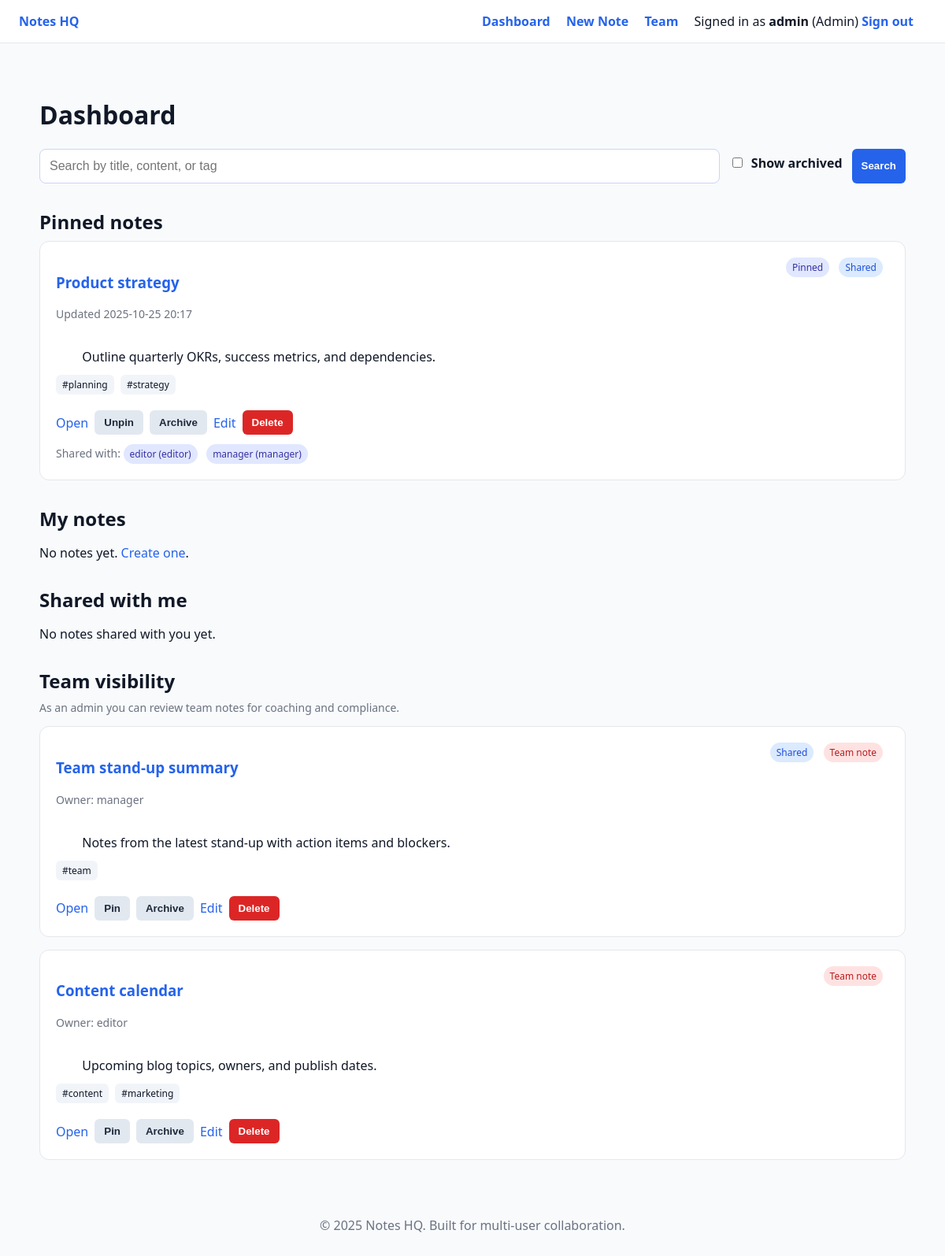
/index.php (signed in), run on the app's committed database.
### tables this page shows
CREATE TABLE IF NOT EXISTS users (
    id INT AUTO_INCREMENT PRIMARY KEY,
    username VARCHAR(50) NOT NULL UNIQUE,
    email VARCHAR(120) NOT NULL UNIQUE,
    password_hash VARCHAR(255) NOT NULL,
    role ENUM('admin', 'manager', 'editor', 'viewer') NOT NULL DEFAULT 'viewer',
    created_at TIMESTAMP DEFAULT CURRENT_TIMESTAMP
);

CREATE TABLE IF NOT EXISTS notes (
    id INT AUTO_INCREMENT PRIMARY KEY,
    owner_id INT NOT NULL,
    title VARCHAR(255) NOT NULL,
    body MEDIUMTEXT NOT NULL,
    is_pinned TINYINT(1) DEFAULT 0,
    is_archived TINYINT(1) DEFAULT 0,
    created_at TIMESTAMP DEFAULT CURRENT_TIMESTAMP,
    updated_at TIMESTAMP DEFAULT CURRENT_TIMESTAMP ON UPDATE CURRENT_TIMESTAMP,
    CONSTRAINT fk_notes_owner FOREIGN KEY (owner_id) REFERENCES users(id) ON DELETE CASCADE
);

CREATE TABLE IF NOT EXISTS note_shares (
    id INT AUTO_INCREMENT PRIMARY KEY,
    note_id INT NOT NULL,
    shared_with_user_id INT NOT NULL,
    shared_at TIMESTAMP DEFAULT CURRENT_TIMESTAMP,
    CONSTRAINT fk_shares_note FOREIGN KEY (note_id) REFERENCES notes(id) ON DELETE CASCADE,
    CONSTRAINT fk_shares_user FOREIGN KEY (shared_with_user_id) REFERENCES users(id) ON DELETE CASCADE,
    UNIQUE KEY uk_note_user (note_id, shared_with_user_id)
);

### includes/users.php (called while the page is built, shortened)
<?php
function find_user_by_id(PDO $pdo, int $id): ?array
{
    $stmt = $pdo->prepare('SELECT * FROM users WHERE id = :id LIMIT 1');
    $stmt->execute(['id' => $id]);
    $user = $stmt->fetch();
    return $user ?: null;
}
function user_has_role(array $user, $roles): bool
{
    $roles = is_array($roles) ? $roles : [$roles];
    return in_array($user['role'], $roles, true);
}

### includes/auth.php (called while the page is built, shortened)
<?php
require_once __DIR__ . '/users.php';
function require_login(PDO $pdo): array
{
    $user = find_user_by_id($pdo, (int) $_SESSION['user_id']);
    return $user;
}

### includes/helpers.php (called while the page is built, shortened)
<?php
function h(?string $value): string
{
    return htmlspecialchars((string) $value, ENT_QUOTES | ENT_SUBSTITUTE, 'UTF-8');
}
function format_datetime(string $datetime): string
{
    $dt = new DateTimeImmutable($datetime);
    return $dt->format('Y-m-d H:i');
}

### includes/notes.php (called while the page is built, shortened)
<?php
function fetch_notes_for_owner(PDO $pdo, int $ownerId, string $search = ''): array
{
    $sql = <<<SQL
        SELECT n.*, COUNT(DISTINCT ns.shared_with_user_id) AS shared_count
        FROM notes n
        LEFT JOIN note_shares ns ON ns.note_id = n.id
        LEFT JOIN note_tags nt ON nt.note_id = n.id
        WHERE n.owner_id = :owner_id
          AND (:search = '' OR n.title LIKE :like OR n.body LIKE :like OR nt.tag LIKE :like)
        GROUP BY n.id
        ORDER BY n.is_pinned DESC, n.updated_at DESC
    SQL;
    $stmt = $pdo->prepare($sql);
    $stmt->execute([
        'owner_id' => $ownerId,
        'search' => $search,
        'like' => '%' . $search . '%',
    ]);
    return $stmt->fetchAll();
}
function fetch_shared_notes(PDO $pdo, int $userId, string $search = ''): array
{
    $sql = <<<SQL
        SELECT n.*, ns.shared_at, u.username AS owner_username
        FROM note_shares ns
        JOIN notes n ON n.id = ns.note_id
        JOIN users u ON u.id = n.owner_id
        LEFT JOIN note_tags nt ON nt.note_id = n.id
        WHERE ns.shared_with_user_id = :user_id
          AND n.is_archived = 0
          AND (:search = '' OR n.title LIKE :like OR n.body LIKE :like OR nt.tag LIKE :like)
        GROUP BY n.id
        ORDER BY n.updated_at DESC
    SQL;
    $stmt = $pdo->prepare($sql);
    $stmt->execute([
        'user_id' => $userId,
        'search' => $search,
        'like' => '%' . $search . '%',
    ]);
    return $stmt->fetchAll();
}
function fetch_team_notes(PDO $pdo, int $excludeUserId, string $search = ''): array
{
    $sql = <<<SQL
        SELECT n.*, u.username AS owner_username, COUNT(DISTINCT ns.shared_with_user_id) AS shared_count
        FROM notes n
        JOIN users u ON u.id = n.owner_id
        LEFT JOIN note_shares ns ON ns.note_id = n.id
        LEFT JOIN note_tags nt ON nt.note_id = n.id
        WHERE n.owner_id != :exclude_user
          AND (:search = '' OR n.title LIKE :like OR n.body LIKE :like OR nt.tag LIKE :like)
        GROUP BY n.id
        ORDER BY n.updated_at DESC
    SQL;
    $stmt = $pdo->prepare($sql);
    $stmt->execute([
        'exclude_user' => $excludeUserId,
        'search' => $search,
        'like' => '%' . $search . '%',
    ]);
    return $stmt->fetchAll();
}
function get_note_tags(PDO $pdo, int $noteId): array
{
    $stmt = $pdo->prepare('SELECT tag FROM note_tags WHERE note_id = :id ORDER BY tag');
    $stmt->execute(['id' => $noteId]);
    return array_column($stmt->fetchAll(), 'tag');
}
function get_note_share_recipients(PDO $pdo, int $noteId): array
{
    $stmt = $pdo->prepare('SELECT u.id, u.username, u.role, ns.shared_at FROM note_shares ns JOIN users u ON u.id = ns.shared_with_user_id WHERE ns.note_id = :note_id ORDER BY u.username');
    $stmt->execute(['note_id' => $noteId]);
    return $stmt->fetchAll();
}

### partials/note_card.php (the view, shortened to what this page needs)
<?php
$isOwner = $note['owner_id'] === $currentUser['id'];
$isSharedWithMe = $isSharedWithMe ?? false;
$isTeamNote = $isTeamNote ?? false;
$tags = get_note_tags($pdo, (int) $note['id']);
$sharedRecipients = get_note_share_recipients($pdo, (int) $note['id']);
$isShared = !empty($sharedRecipients) || $isSharedWithMe;
$isArchived = (bool) $note['is_archived'];
$isPinned = (bool) $note['is_pinned'];
$canManage = $isOwner || user_has_role($currentUser, ['admin']);
?>
<div class="card">
    <div class="card-header">
        <div>
            <h3><a href="note.php?id=<?= (int) $note['id'] ?>"><?= h($note['title']) ?></a></h3>
            <div class="card-meta">
                <?php if (!$isOwner && isset($note['owner_username'])): ?>
                    Owner: <?= h($note['owner_username']) ?>
                <?php else: ?>
                    Updated <?= h(format_datetime($note['updated_at'])) ?>
                <?php endif; ?>
            </div>
        </div>
        <div>
            <?php if ($isPinned): ?>
                <span class="badge">Pinned</span>
            <?php endif; ?>
            <?php if ($isShared): ?>
                <span class="badge shared">Shared</span>
            <?php endif; ?>
            <?php if ($isTeamNote && isset($note['owner_username'])): ?>
                <span class="badge role">Team note</span>
            <?php endif; ?>
        </div>
    </div>
    <div class="note-content">
        <?= nl2br(h(mb_strimwidth($note['body'], 0, 400, strlen($note['body']) > 400 ? '…' : ''))) ?>
    </div>
    <?php if ($tags): ?>
        <div class="tags">
            <?php foreach ($tags as $tag): ?>
                <span class="tag">#<?= h($tag) ?></span>
            <?php endforeach; ?>
        </div>
    <?php endif; ?>
    <div class="actions">
        <a class="secondary" href="note.php?id=<?= (int) $note['id'] ?>">Open</a>
        <?php if ($canManage): ?>
            <form method="post" action="actions/note_action.php" style="margin:0;">
                <input type="submit" class="secondary" value="<?= $isPinned ? 'Unpin' : 'Pin' ?>">
            </form>
            <form method="post" action="actions/note_action.php" style="margin:0;">
                <input type="submit" class="secondary" value="<?= $isArchived ? 'Restore' : 'Archive' ?>">
            </form>
            <a class="secondary" href="note_form.php?id=<?= (int) $note['id'] ?>">Edit</a>
            <form method="post" action="actions/note_action.php" onsubmit="return confirm('Delete this note?');" style="margin:0;">
                <input type="submit" class="danger" value="Delete">
            </form>
        <?php elseif ($isSharedWithMe && isset($note['shared_at'])): ?>
            <span class="card-meta">Shared by <?= h($note['owner_username']) ?> on <?= h(format_datetime($note['shared_at'])) ?></span>
        <?php endif; ?>
    </div>
    <?php if (!empty($sharedRecipients) && $isOwner): ?>
        <div class="card-meta" style="margin-top:0.75rem;">
            Shared with:
            <?php foreach ($sharedRecipients as $recipient): ?>
                <span class="badge"><?= h($recipient['username']) ?> (<?= h($recipient['role']) ?>)</span>
            <?php endforeach; ?>
        </div>
    <?php endif; ?>
</div>

### partials/header.php (shortened to what this page needs)
<!DOCTYPE html>
<html lang="en">
<head>
    <link rel="stylesheet" href="assets/styles.css">
</head>
<body>
<header>
    <nav class="navbar">
        <div class="brand">
            <a href="index.php"><strong>Notes HQ</strong></a>
        </div>
        <div class="links">
            <a href="index.php">Dashboard</a>
            <a href="note_form.php">New Note</a>
            <?php if (user_has_role($currentUser, ['admin'])): ?>
                <a href="user_admin.php">Team</a>
            <?php endif; ?>
            <span>Signed in as <strong><?= h($currentUser['username']) ?></strong> (<?= h(ucfirst($currentUser['role'])) ?>)</span>
            <a href="logout.php">Sign out</a>
        </div>
    </nav>
</header>
<div class="container">

### index.php (shortened to what this page needs)
<?php
require_once __DIR__ . '/bootstrap.php';
$currentUser = require_login($pdo);
$search = trim($_GET['q'] ?? '');
$includeArchived = isset($_GET['show_archived']);
$ownNotes = fetch_notes_for_owner($pdo, (int) $currentUser['id'], $search);
$sharedNotes = fetch_shared_notes($pdo, (int) $currentUser['id'], $search);
$teamNotes = [];
if (user_has_role($currentUser, ['admin', 'manager'])) {
    $teamNotes = fetch_team_notes($pdo, (int) $currentUser['id'], $search);
}
$pinned = array_filter($ownNotes, fn ($note) => !$note['is_archived'] && $note['is_pinned']);
$activeNotes = array_filter($ownNotes, fn ($note) => !$note['is_archived'] && !$note['is_pinned']);
include __DIR__ . '/partials/header.php';
?>
<h1>Dashboard</h1>
<form method="get" action="index.php" class="search-bar">
    <input type="text" name="q" placeholder="Search by title, content, or tag" value="<?= h($search) ?>">
    <label class="checkbox-group">
        <input type="checkbox" name="show_archived" value="1" <?= $includeArchived ? 'checked' : '' ?>>
        Show archived
    </label>
    <button type="submit">Search</button>
</form>
<?php if ($pinned): ?>
    <h2 class="section-title">Pinned notes</h2>
    <?php foreach ($pinned as $note): ?>
        <?php include __DIR__ . '/partials/note_card.php'; ?>
    <?php endforeach; ?>
<?php endif; ?>
<h2 class="section-title">My notes</h2>
<?php if ($activeNotes): ?>
    <?php foreach ($activeNotes as $note): ?>
        <?php include __DIR__ . '/partials/note_card.php'; ?>
    <?php endforeach; ?>
<?php else: ?>
    <p>No notes yet. <a href="note_form.php">Create one</a>.</p>
<?php endif; ?>
<h2 class="section-title">Shared with me</h2>
<?php if ($sharedNotes): ?>
    <?php foreach ($sharedNotes as $note): ?>
        <?php $isSharedWithMe = true; ?>
        <?php include __DIR__ . '/partials/note_card.php'; ?>
        <?php $isSharedWithMe = false; ?>
    <?php endforeach; ?>
<?php else: ?>
    <p>No notes shared with you yet.</p>
<?php endif; ?>
<?php if ($teamNotes): ?>
    <h2 class="section-title">Team visibility</h2>
    <p class="card-meta">As an <?= h($currentUser['role']) ?> you can review team notes for coaching and compliance.</p>
    <?php foreach ($teamNotes as $note): ?>
        <?php $isTeamNote = true; ?>
        <?php include __DIR__ . '/partials/note_card.php'; ?>
    <?php endforeach; ?>
<?php endif; ?>
<?php include __DIR__ . '/partials/footer.php';

### partials/footer.php
</div>
<footer style="text-align:center;padding:2rem 0;color:#6b7280;">
    &copy; <?= date('Y') ?> Notes HQ. Built for multi-user collaboration.
</footer>
</body>
</html>

### assets/styles.css (style rules this page uses)
:root { --primary: #2563eb; --accent: #16a34a; --danger: #dc2626; --background: #f8fafc; --surface: #ffffff; --muted: #6b7280; }
body { margin: 0; font-family: 'Segoe UI', Tahoma, sans-serif; background: var(--background); color: #111827; }
a { color: var(--primary); text-decoration: none; }
.container { max-width: 1100px; margin: 0 auto; padding: 1.5rem; }
header { background: var(--surface); border-bottom: 1px solid #e5e7eb; margin-bottom: 1.5rem; }
.navbar { display: flex; justify-content: space-between; align-items: center; padding: 1rem 1.5rem; }
.navbar .links a { margin-right: 1rem; font-weight: 600; }
.card { background: var(--surface); border-radius: 0.75rem; border: 1px solid #e5e7eb; padding: 1.25rem; margin-bottom: 1rem; }
.card-header { display: flex; justify-content: space-between; align-items: flex-start; gap: 0.75rem; }
.card-meta { font-size: 0.875rem; color: var(--muted); margin-top: 0.25rem; }
.badge { display: inline-block; font-size: 0.75rem; padding: 0.25rem 0.5rem; border-radius: 999px; background: #e0e7ff; color: #3730a3; margin-right: 0.5rem; }
.badge.shared { background: #dbeafe; color: #1d4ed8; }
.badge.role { background: #fee2e2; color: #b91c1c; }
.tags { margin-top: 0.75rem; }
.tag { display: inline-block; background: #f1f5f9; color: #0f172a; padding: 0.25rem 0.5rem; border-radius: 6px; font-size: 0.75rem; margin: 0 0.25rem 0.25rem 0; }
.actions { display: flex; flex-wrap: wrap; gap: 0.5rem; margin-top: 1rem; }
.actions form, .actions a { display: inline-flex; align-items: center; }
button, input[type="submit"] { background: var(--primary); color: #fff; border: none; border-radius: 6px; padding: 0.5rem 0.75rem; cursor: pointer; font-weight: 600; }
button.secondary, input[type="submit"].secondary { background: #e2e8f0; color: #1e293b; }
button.danger, input[type="submit"].danger { background: var(--danger); }
form label { display: block; font-weight: 600; margin-bottom: 0.5rem; }
form input[type="text"], form input[type="email"], form input[type="password"], form textarea, form select { width: 100%; border: 1px solid #cbd5f5; border-radius: 0.5rem; padding: 0.75rem; font-size: 1rem; }
.note-content { white-space: pre-wrap; margin-top: 0.75rem; }
.section-title { margin-top: 2rem; margin-bottom: 0.5rem; font-size: 1.5rem; }
.search-bar { display: flex; gap: 0.75rem; margin-bottom: 1.5rem; }
.search-bar input[type="text"] { flex: 1; }
.checkbox-group { display: flex; align-items: center; gap: 0.5rem; }

### data on the page
users: username "admin", role "Admin", role "admin"
notes: title "Product strategy", updated_at "2025-10-25 20:17", shows "Pinned", body "Outline quarterly OKRs, success metrics, and dependencies.", tag "planning", tag "strategy", is_pinned "Unpin", is_archived "Archive"
note_shares: shared_with_user.username "editor", shared_with_user.role "editor"
note_shares: shared_with_user.username "manager", shared_with_user.role "manager"
notes: title "Team stand-up summary", owner.username "manager", body "Notes from the latest stand-up with action items and blockers.", tag "team", is_pinned "Pin", is_archived "Archive"
notes: title "Content calendar", owner.username "editor", body "Upcoming blog topics, owners, and publish dates.", tag "content", tag "marketing", is_pinned "Pin", is_archived "Archive"
